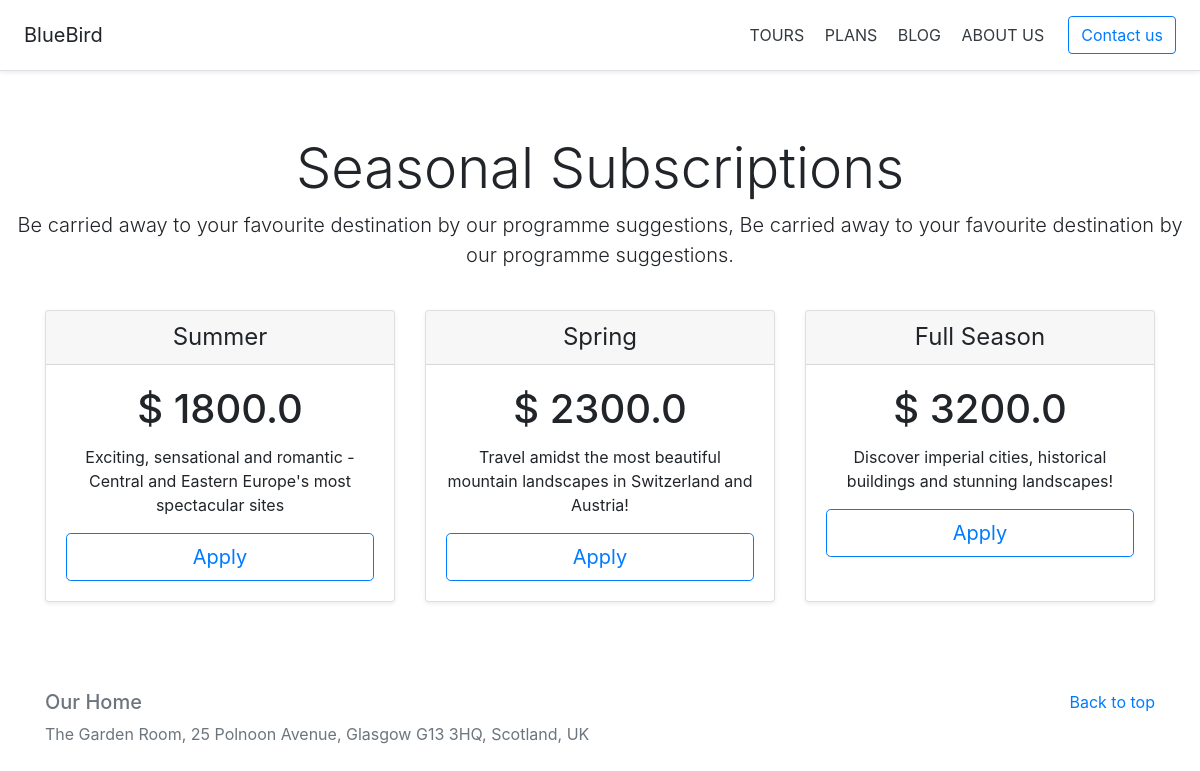
Page /agency/plans on the committed database.
### agency/models.py (models this page shows)
class Plan(models.Model):
    name = models.CharField(max_length=32)
    price = models.FloatField()
    details = models.TextField()

### agency/views.py (the view)
# urls.py: path('plans', views.plans, name='plans'),
def plans(request):
    plans = Plan.objects.all()
    context = {
        'plans': plans
    }
    return render(request, 'plans.html', context=context)

### templates/plans.html (shortened to what this page needs)
<!DOCTYPE html>
<html lang="en">
<head>
    <link rel="stylesheet" href="https://cdn.jsdelivr.net/npm/bootstrap@4.3.1/dist/css/bootstrap.min.css"
>
    {% load static %}
    <link rel="stylesheet" href="{% static 'css/agency.css' %}">
</head>
<header>
    <div class="d-flex flex-column flex-md-row align-items-center p-3 px-md-4 mb-3 bg-white border-bottom shadow-sm">
        <h5 class="my-0 mr-md-auto font-weight-normal">BlueBird</h5>
        <nav class="my-2 my-md-0 mr-md-3">
            <a class="p-2 text-dark" href="/agency">TOURS</a>
            <a class="p-2 text-dark" href="plans">PLANS</a>
            <a class="p-2 text-dark" href="blog">BLOG</a>
            <a class="p-2 text-dark" href="about">ABOUT US</a>
        </nav>
        <a class="btn btn-outline-primary" href="#">Contact us</a>
    </div>
</header>
<main role="main">
    <div class="pricing-header px-3 py-3 pt-md-5 pb-md-4 mx-auto text-center">
        <h1 class="display-4">Seasonal Subscriptions</h1>
        <p class="lead">
            Be carried away to your favourite destination by our programme suggestions, Be carried away to your
            favourite destination by our programme suggestions.
        </p>
    </div>
    <div class="container">
        <div class="card-deck mb-3 text-center">
            {% block content %}
                {% for plan in plans %}
                <div class="card mb-4 shadow-sm">
                    <div class="card-header">
                        <h4 class="my-0 font-weight-normal">{{ plan.name }}</h4>
                    </div>
                    <div class="card-body">
                        <h1 class="card-title pricing-card-title">$ {{ plan.price }}</h1>
                        <p>
                            {{ plan.details }}
                        </p>
                        <button type="button" class="btn btn-lg btn-block btn-outline-primary">Apply</button>
                    </div>
                </div>
                {% endfor %}
            {% endblock content %}
        </div>
    </div>
</main>
<footer class="text-muted">
    <div class="container">
        <p class="float-right">
            <a href="#">Back to top</a>
        </p>
        <h5>
            Our Home
        </h5>
        <p>
            The Garden Room, 25 Polnoon Avenue, Glasgow G13 3HQ, Scotland, UK
        </p>
    </div>
</footer>
</html>

### static/css/agency.css (style rules this page uses)
footer { padding-top: 3rem; padding-bottom: 3rem; }
footer p { margin-bottom: .25rem; }

### rows in the picture
Plan: name "Summer", price "1800.0", details "Exciting, sensational and romantic - Central and Eastern Europe's most spectacular sites"
Plan: name "Spring", price "2300.0", details "Travel amidst the most beautiful mountain landscapes in Switzerland and Austria!"
Plan: name "Full Season", price "3200.0", details "Discover imperial cities, historical buildings and stunning landscapes!"
